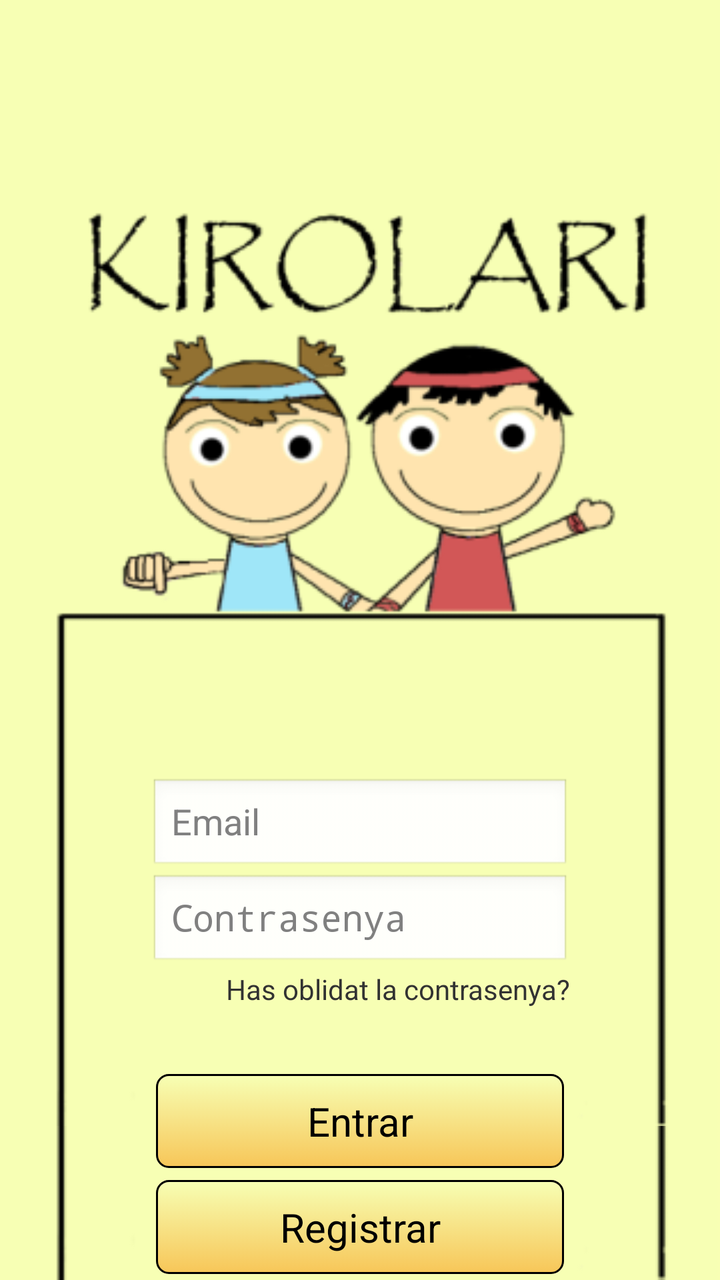
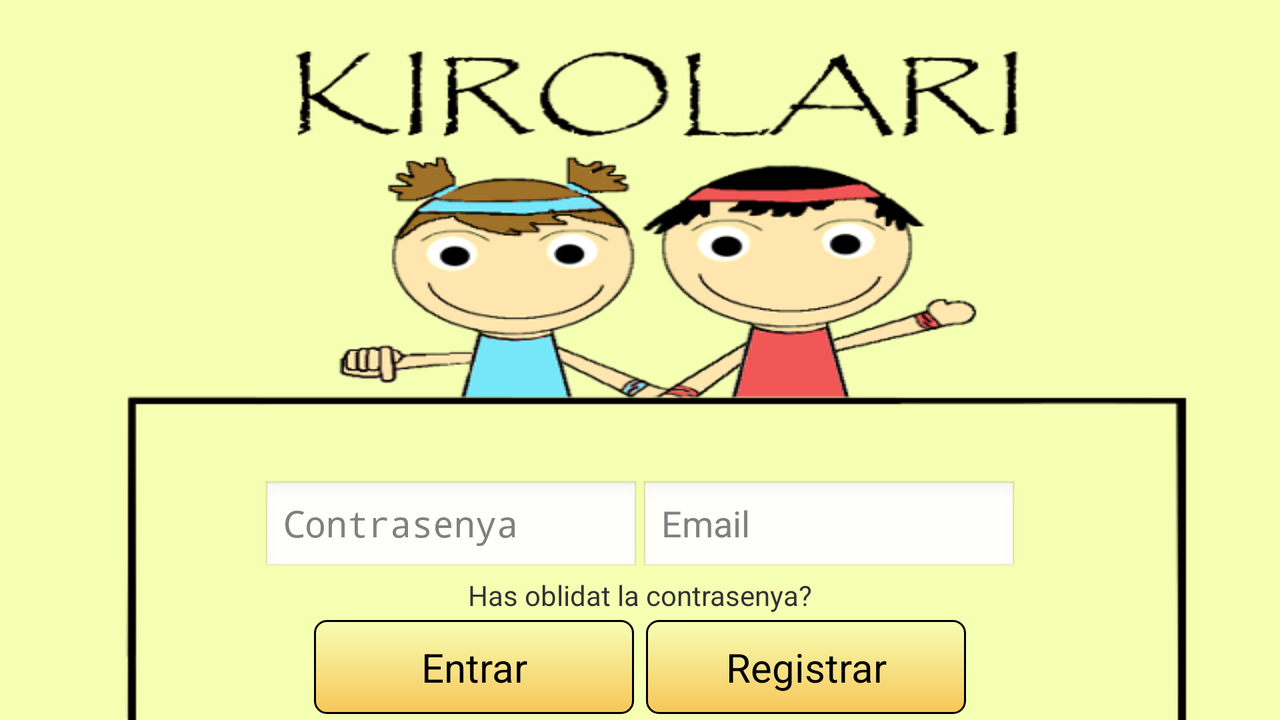

The same Android screen from two of the app's own layout files: first res/layout/ as a phone draws it, then the repository's variant for another configuration, drawn on a device whose configuration selects that folder. Both files follow.
<!-- AndroidManifest.xml: application theme AppTheme -->
<!-- res/layout/signin_kirolari.xml -->
<RelativeLayout xmlns:android="http://schemas.android.com/apk/res/android"
    android:layout_width="fill_parent"
    android:layout_height="fill_parent"
    android:background="@drawable/kirolari_inicial_fons">
    
    <ImageView
		android:id="@+id/signin_animacio"
		android:layout_width="fill_parent"
		android:layout_height="fill_parent"
		android:contentDescription="@string/cuidam_descripcioImatge"
		android:src="@anim/animacio_signin" />

    <Button
        android:id="@+id/button_entrar"
        android:background="@drawable/button_black"
        style="@style/button_text"
        android:layout_width="wrap_content"
        android:layout_height="wrap_content"
        android:layout_above="@+id/button_registrar"
        android:layout_alignLeft="@+id/editText_Contrasenya"
        android:layout_alignRight="@+id/editText_Contrasenya"
        android:text="@string/boto_entrar" />
    
    <Button
        android:id="@id/button_registrar"
        style="@style/button_text"
        android:layout_width="wrap_content"
        android:layout_height="wrap_content"
        android:layout_alignLeft="@id/editText_Contrasenya"
        android:layout_alignParentBottom="true"
        android:layout_alignRight="@+id/text_olvidarContrasenya"
        android:layout_marginBottom="10dp"
        android:background="@drawable/button_black"
        android:text="@string/boto_registrar" />

    <TextView
        android:id="@+id/text_olvidarContrasenya"
        android:layout_width="wrap_content"
        android:layout_height="wrap_content"
        android:layout_above="@id/button_entrar"
        android:layout_alignRight="@id/editText_Contrasenya"
        android:layout_marginBottom="30dp"
        android:clickable="true"
        android:text="@string/text_olvidarContrasenya" />

    <EditText
        android:id="@+id/editText_Usuari"
        android:layout_width="wrap_content"
        android:layout_height="wrap_content"
        android:layout_above="@id/editText_Contrasenya"
        android:layout_centerHorizontal="true"
        android:ems="10"
        android:hint="@string/text_usuari"
        android:inputType="textEmailAddress" />


    <EditText
        android:id="@id/editText_Contrasenya"
        android:layout_width="wrap_content"
        android:layout_height="wrap_content"
        android:layout_above="@id/text_olvidarContrasenya"
        android:layout_alignLeft="@id/editText_Usuari"
        android:layout_alignRight="@id/editText_Usuari"
        android:hint="@string/text_contrasenya"
        android:inputType="textPassword" />

</RelativeLayout>
<!-- resources referenced by this layout -->
<resources>
  <!-- drawable button_black (drawable) -->
  <?xml version="1.0" encoding="utf-8" ?>
  <selector xmlns:android="http://schemas.android.com/apk/res/android">
      <item android:state_enabled="false" >
      <shape>
        <solid
            android:color="#fcd892" />
        <stroke
            android:width="1dp"
            android:color="#9D9FA2" />
        <corners
            android:radius="6dp" />
        <padding
            android:left="10dp"
            android:top="10dp"
            android:right="10dp"
            android:bottom="10dp" />
      </shape>
    </item>
    <item android:state_pressed="true" >
      <shape>
        <solid
            android:color="#f7c658" />
        <stroke
            android:width="1dp"
            android:color="#ffffff" />
        <corners
            android:radius="6dp" />
        <padding
            android:left="10dp"
            android:top="10dp"
            android:right="10dp"
            android:bottom="10dp" />
      </shape>
    </item>
    <item>
      <shape>
        <gradient
            android:startColor="#f7ffb4"
            android:endColor="#f7c658"
            android:angle="270" />
        <stroke
            android:width="1dp"
            android:color="#000000" />
        <corners
            android:radius="6dp" />
        <padding
            android:left="10dp"
            android:top="10dp"
            android:right="10dp"
            android:bottom="10dp" />
      </shape>
    </item>
  </selector>
  <!-- drawable kirolari_inicial_fons: png bitmap (drawable-mdpi, 1919 bytes) -->
  <string name="boto_entrar"> Entrar </string>
  <string name="boto_registrar"> Registrar </string>
  <string name="cuidam_descripcioImatge">cuidam descripcio Imatge</string>
  <string name="text_contrasenya"> Contrasenya </string>
  <string name="text_olvidarContrasenya"> Has oblidat la contrasenya? </string>
  <string name="text_usuari"> Email </string>
  <style name="button_text">
  	    <item name="android:layout_width">fill_parent</item>
  	    <item name="android:layout_height">wrap_content</item>
  	    <item name="android:textColor">#000000</item>
  	    <item name="android:gravity">center</item>
  	    <item name="android:layout_margin">3dp</item>
  	    <item name="android:textSize">20dp</item>
  	    <item name="android:typeface">sans</item>
  	    
    	</style>
  <style name="AppTheme" parent="AppBaseTheme">
          
      </style>
  <style name="AppBaseTheme" parent="android:Theme.Light">
          
      </style>
</resources>
<!-- res/layout-land/signin_kirolari.xml (the repository's variant of the layout above) -->
<!-- drawn on the phone turned sideways -->
<RelativeLayout xmlns:android="http://schemas.android.com/apk/res/android"
    android:layout_width="fill_parent"
    android:layout_height="fill_parent"
    android:background="@drawable/kirolari_inicial_land"
    android:paddingLeft="16dp"
    android:paddingRight="16dp" >

    <LinearLayout
        android:layout_width="wrap_content"
        android:layout_height="wrap_content"
        android:layout_above="@+id/signin_layoutTextOblidarPss"
        android:layout_centerHorizontal="true" >

        <EditText
            android:id="@id/editText_Contrasenya"
            android:layout_width="wrap_content"
            android:layout_height="wrap_content"
            android:ems="9"
            android:hint="@string/text_contrasenya"
            android:inputType="textPassword" >
	
	    </EditText>
	
	    <EditText
	        android:id="@+id/editText_Usuari"
	        android:layout_width="wrap_content"
	        android:layout_height="wrap_content"
	        android:ems="9"
	        android:hint="@string/text_usuari"
	        android:inputType="textEmailAddress" />

    </LinearLayout>
    
     <LinearLayout
        android:id="@+id/signin_layoutTextOblidarPss"
        android:layout_width="wrap_content"
        android:layout_height="wrap_content"
        android:layout_above="@+id/signin_layoutbuttons"
        android:layout_centerHorizontal="true" >
	    
	    <TextView
            android:id="@+id/text_olvidarContrasenya"
            android:layout_width="wrap_content"
            android:layout_height="wrap_content"
            android:clickable="true"
            android:text="@string/text_olvidarContrasenya" />

    </LinearLayout>

    <LinearLayout
        android:id="@+id/signin_layoutbuttons"
        android:layout_width="wrap_content"
        android:layout_height="wrap_content"
        android:layout_alignParentBottom="true"
        android:layout_centerHorizontal="true" >

        <Button
            android:id="@+id/button_entrar"
            style="@style/button_text"
            android:layout_width="160dp"
            android:layout_height="wrap_content"
            android:background="@drawable/button_black"
            android:text="@string/boto_entrar" />

        <Button
            android:id="@id/button_registrar"
            style="@style/button_text"
            android:layout_width="160dp"
            android:layout_height="wrap_content"
            android:background="@drawable/button_black"
            android:text="@string/boto_registrar" />
    </LinearLayout>

</RelativeLayout>
<!-- resources referenced by the variant -->
<!-- as the phone turned sideways resolves them -->
<resources>
  <!-- drawable button_black (drawable) -->
  <?xml version="1.0" encoding="utf-8" ?>
  <selector xmlns:android="http://schemas.android.com/apk/res/android">
      <item android:state_enabled="false" >
      <shape>
        <solid
            android:color="#fcd892" />
        <stroke
            android:width="1dp"
            android:color="#9D9FA2" />
        <corners
            android:radius="6dp" />
        <padding
            android:left="10dp"
            android:top="10dp"
            android:right="10dp"
            android:bottom="10dp" />
      </shape>
    </item>
    <item android:state_pressed="true" >
      <shape>
        <solid
            android:color="#f7c658" />
        <stroke
            android:width="1dp"
            android:color="#ffffff" />
        <corners
            android:radius="6dp" />
        <padding
            android:left="10dp"
            android:top="10dp"
            android:right="10dp"
            android:bottom="10dp" />
      </shape>
    </item>
    <item>
      <shape>
        <gradient
            android:startColor="#f7ffb4"
            android:endColor="#f7c658"
            android:angle="270" />
        <stroke
            android:width="1dp"
            android:color="#000000" />
        <corners
            android:radius="6dp" />
        <padding
            android:left="10dp"
            android:top="10dp"
            android:right="10dp"
            android:bottom="10dp" />
      </shape>
    </item>
  </selector>
  <!-- drawable kirolari_inicial_land: png bitmap (drawable-mdpi, 59591 bytes) -->
  <string name="boto_entrar"> Entrar </string>
  <string name="boto_registrar"> Registrar </string>
  <string name="text_contrasenya"> Contrasenya </string>
  <string name="text_olvidarContrasenya"> Has oblidat la contrasenya? </string>
  <string name="text_usuari"> Email </string>
  <style name="button_text">
  	    <item name="android:layout_width">fill_parent</item>
  	    <item name="android:layout_height">wrap_content</item>
  	    <item name="android:textColor">#000000</item>
  	    <item name="android:gravity">center</item>
  	    <item name="android:layout_margin">3dp</item>
  	    <item name="android:textSize">20dp</item>
  	    <item name="android:typeface">sans</item>
  	    
    	</style>
  <style name="AppTheme" parent="AppBaseTheme">
          
      </style>
  <style name="AppBaseTheme" parent="android:Theme.Light">
          
      </style>
</resources>
